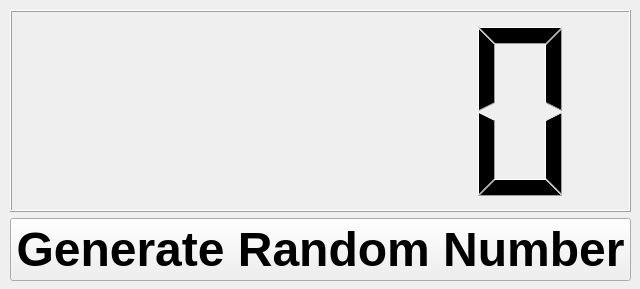
<?xml version="1.0" encoding="UTF-8"?>
<ui version="4.0">
 <class>Form</class>
 <widget class="QWidget" name="Form">
  <property name="geometry">
   <rect>
    <x>0</x>
    <y>0</y>
    <width>640</width>
    <height>289</height>
   </rect>
  </property>
  <property name="windowTitle">
   <string>Form</string>
  </property>
  <widget class="QWidget" name="">
   <property name="geometry">
    <rect>
     <x>10</x>
     <y>10</y>
     <width>621</width>
     <height>271</height>
    </rect>
   </property>
   <layout class="QVBoxLayout" name="verticalLayout">
    <item>
     <widget class="QLCDNumber" name="lcdNumber">
      <property name="styleSheet">
       <string notr="true">QLCDNumber (

background:lightblue

)</string>
      </property>
     </widget>
    </item>
    <item>
     <widget class="QPushButton" name="pushButton">
      <property name="font">
       <font>
        <family>Arial</family>
        <pointsize>36</pointsize>
        <weight>75</weight>
        <bold>true</bold>
       </font>
      </property>
      <property name="cursor">
       <cursorShape>OpenHandCursor</cursorShape>
      </property>
      <property name="text">
       <string>Generate Random Number</string>
      </property>
     </widget>
    </item>
   </layout>
  </widget>
 </widget>
 <resources/>
 <connections/>
</ui>
